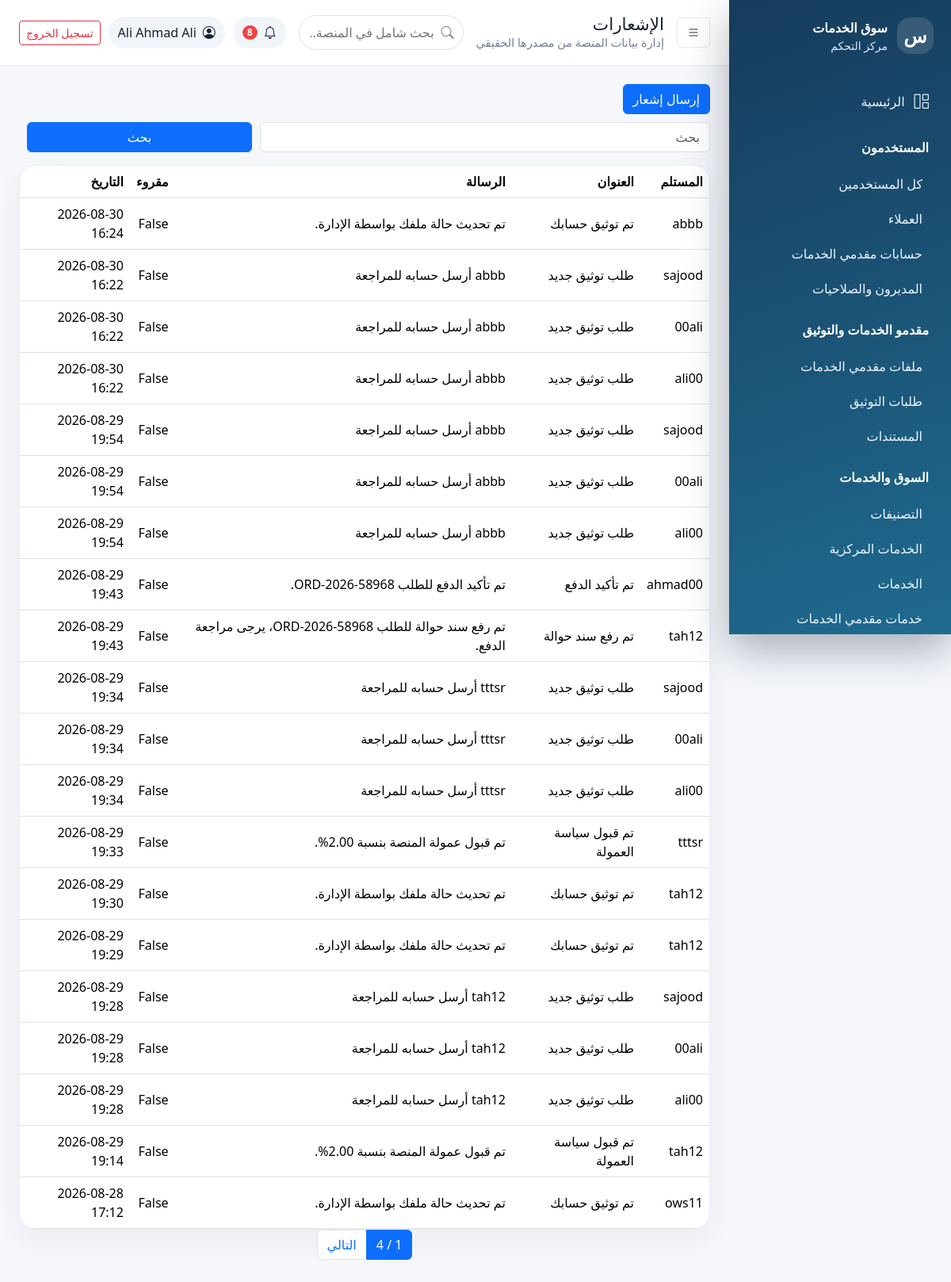
Page /dashboard/notifications/ (signed in) on the committed database.
### apps/accounts/models.py (models this page shows, shortened)
class User(AbstractUser):
    ROLE_CHOICES = (
        ('customer', 'عميل'),
        ('provider', 'مقدم خدمة'),
        ('admin', 'مدير'),
        ('super_admin', 'مدير عام'),
    )
    email = models.EmailField('البريد الإلكتروني', unique=True)
    role = models.CharField('الدور', max_length=20, choices=ROLE_CHOICES, default='customer')
    phone = models.CharField('رقم الجوال', max_length=20, blank=True)
    city = models.CharField('المدينة', max_length=100, blank=True)
    location_city = models.ForeignKey('core.City', on_delete=models.SET_NULL, null=True, blank=True, related_name='users', verbose_name='المدينة المختارة')
    location_district = models.ForeignKey('core.District', on_delete=models.SET_NULL, null=True, blank=True, related_name='users', verbose_name='المديرية المختارة')
    is_verified = models.BooleanField('حساب موثق', default=False)
    is_active = models.BooleanField('حساب نشط', default=True)
    created_at = models.DateTimeField('تاريخ الإنشاء', auto_now_add=True)
    updated_at = models.DateTimeField('تاريخ التحديث', auto_now=True)
    USERNAME_FIELD = 'username'
    REQUIRED_FIELDS = ['email']
    class Meta:
        verbose_name = 'مستخدم'
        verbose_name_plural = 'المستخدمون'
        ordering = ['-created_at']

### apps/core/models.py (models this page shows)
class Notification(models.Model):
    EVENT_CHOICES=[('provider_submitted','Provider submitted'),('provider_verified','Provider verified'),('provider_rejected','Provider rejected'),('documents_requested','Documents requested'),('new_order','New order'),('order_accepted','Order accepted'),('order_rejected','Order rejected'),('payment_successful','Payment successful'),('payment_failed','Payment failed'),('order_started','Order started'),('order_delivered','Order delivered'),('order_completed','Order completed'),('new_review','New review'),('commission_accepted','Commission accepted'),('payment_proof_uploaded','Payment proof uploaded'),('account_status_changed','Account status changed'),('admin_message','Admin message')]
    recipient=models.ForeignKey(settings.AUTH_USER_MODEL,on_delete=models.CASCADE,related_name='notifications')
    event_type=models.CharField(max_length=40, choices=EVENT_CHOICES, db_index=True)
    title=models.CharField(max_length=200)
    message=models.TextField()
    is_read=models.BooleanField(default=False, db_index=True)
    created_at=models.DateTimeField(auto_now_add=True, db_index=True)
    class Meta: ordering=['-created_at']

### apps/dashboard/views.py (the view)
# urls.py: path('notifications/', views.notifications_list, name='notifications'), path('notifications/create/', views.notification_create, name='notification_create'),
@dashboard_required
def notifications_list(request):
    qs=Notification.objects.select_related('recipient')
    qs=_search(qs,request.GET.get('q'),['title','message','recipient__username'])
    return render(request,'dashboard/notifications/list.html',{**_common(request,'الإشعارات'),'page_obj':_paginate(request,qs.order_by('-created_at'))})

### apps/core/context_processors.py (called while the page is built)
def maps_settings(request):
    return {'MAPS_API_KEY': settings.MAPS_API_KEY}

### apps/dashboard/permissions.py (called while the page is built)
def can_access_dashboard(user):
    return bool(user.is_authenticated and user.is_active and (user.is_staff or user.is_superuser or getattr(user, 'role', '') in {'admin', 'super_admin'}))

def dashboard_required(view_func):
    @wraps(view_func)
    def _wrapped(request, *args, **kwargs):
        if not request.user.is_authenticated:
            return redirect('dashboard:login')
        if not can_access_dashboard(request.user):
            raise PermissionDenied('ليست لديك صلاحية الدخول إلى لوحة التحكم.')
        return view_func(request, *args, **kwargs)
    return _wrapped

### apps/dashboard/views.py (called while the page is built)
def _paginate(request, qs, per_page=PER_PAGE): return Paginator(qs, per_page).get_page(request.GET.get('page'))

def _common(request, title):
    unread = request.user.notifications.filter(is_read=False).count() if hasattr(request.user, 'notifications') else 0
    return {'page_title': title, 'unread_notifications': unread}

def _search(qs, q, fields):
    if not q: return qs
    query=Q()
    for field in fields: query |= Q(**{f'{field}__icontains': q})
    return qs.filter(query)

### apps/dashboard/templates/dashboard/notifications/list.html
{% extends 'dashboard/base.html' %}{% block content %}<div class="bulk-bar"><a class="btn btn-primary" href="{% url 'dashboard:notification_create' %}">إرسال إشعار</a></div><form class="filters"><input name="q" class="form-control" value="{{ request.GET.q }}" placeholder="بحث"><button class="btn btn-primary">بحث</button></form><div class="table-card"><table class="table"><thead><tr><th>المستلم</th><th>العنوان</th><th>الرسالة</th><th>مقروء</th><th>التاريخ</th></tr></thead><tbody>{% for n in page_obj %}<tr><td>{{ n.recipient.username }}</td><td>{{ n.title }}</td><td>{{ n.message|truncatechars:80 }}</td><td>{{ n.is_read }}</td><td>{{ n.created_at|date:'Y-m-d H:i' }}</td></tr>{% empty %}<tr><td colspan="5">{% include 'dashboard/partials/empty.html' %}</td></tr>{% endfor %}</tbody></table></div>{% include 'dashboard/partials/pagination.html' %}{% endblock %}

### apps/dashboard/templates/dashboard/partials/header.html
<header class="dash-header"><button class="btn icon-btn" data-sidebar-toggle><i class="bi bi-list"></i></button><div><h1>{{ page_title }}</h1><p>إدارة بيانات المنصة من مصدرها الحقيقي</p></div><form class="global-search" action="{% url 'dashboard:global_search' %}" method="get"><label class="visually-hidden" for="dashboard-search">بحث شامل في المنصة</label><i class="bi bi-search"></i><input id="dashboard-search" name="q" value="{{ request.GET.q }}" minlength="2" placeholder="بحث شامل في المنصة..." autocomplete="off"></form><div class="header-actions"><span class="notif"><i class="bi bi-bell"></i>{% if unread_notifications %}<b>{{ unread_notifications }}</b>{% endif %}</span><div class="user-pill"><i class="bi bi-person-circle"></i><span>{{ request.user.get_full_name|default:request.user.username }}</span></div><a class="btn btn-outline-danger btn-sm" href="{% url 'accounts:logout' %}">تسجيل الخروج</a></div></header>

### apps/dashboard/static/dashboard/css/dashboard.css (style rules this page uses)
:root { --side:#163b5c;--side2:#1f6b8f;--bg:#f5f7fb;--card:#fff;--text:#172033;--muted:#718096;--primary:#2563eb }
body { font-family:Tajawal,system-ui,-apple-system,"Segoe UI",sans-serif;background:var(--bg);color:var(--text) }
.dash-header { height:82px;background:#fff;display:flex;align-items:center;gap:16px;padding:0 24px;box-shadow:0 1px 0 #e5e7eb;position:sticky;top:0;z-index:1000 }
.dash-header h1 { font-size:1.35rem;margin:0 }
.dash-header p { margin:0;color:var(--muted);font-size:.9rem }
.header-actions { margin-inline-start:auto;display:flex;align-items:center;gap:10px }
.icon-btn { border:1px solid #e5e7eb;background:#fff }
.user-pill,.notif { display:flex;align-items:center;gap:8px;background:#f1f5f9;border-radius:999px;padding:8px 12px }
.notif { position:relative }
.notif b { background:#ef4444;color:#fff;border-radius:99px;padding:0 6px;font-size:.75rem }
.stat-card,.panel,.table-card { background:var(--card);border:1px solid #e8eef6;border-radius:22px;box-shadow:0 14px 35px #1e293b0d }
.table-card { overflow:auto }
.table { margin:0;vertical-align:middle }
.filters { display:grid;grid-template-columns:2fr 1fr auto;gap:10px;margin-bottom:16px }
.bulk-bar { display:flex;gap:8px;align-items:center;margin-bottom:10px }
.global-search { position:relative;flex:1;max-width:420px;margin-inline-start:auto }
.global-search i { position:absolute;inset-inline-start:12px;top:50%;transform:translateY(-50%);color:var(--muted) }
.global-search input { width:100%;border:1px solid #dbe3ef;border-radius:999px;padding:9px 36px 9px 14px;outline:none }

### rows in the picture
User: user.get_full_name "Ali Ahmad Ali"
Notification: recipient.username "abbb", title "تم توثيق حسابك", message "تم تحديث حالة ملفك بواسطة الإدارة.", is_read "False", created_at "2026-08-30 16:24"
Notification: recipient.username "sajood", title "طلب توثيق جديد", message "abbb أرسل حسابه للمراجعة", is_read "False", created_at "2026-08-30 16:22"
Notification: recipient.username "00ali", title "طلب توثيق جديد", message "abbb أرسل حسابه للمراجعة", is_read "False", created_at "2026-08-30 16:22"
Notification: recipient.username "ali00", title "طلب توثيق جديد", message "abbb أرسل حسابه للمراجعة", is_read "False", created_at "2026-08-30 16:22"
Notification: recipient.username "sajood", title "طلب توثيق جديد", message "abbb أرسل حسابه للمراجعة", is_read "False", created_at "2026-08-29 19:54"
Notification: recipient.username "00ali", title "طلب توثيق جديد", message "abbb أرسل حسابه للمراجعة", is_read "False", created_at "2026-08-29 19:54"
Notification: recipient.username "ali00", title "طلب توثيق جديد", message "abbb أرسل حسابه للمراجعة", is_read "False", created_at "2026-08-29 19:54"
Notification: recipient.username "ahmad00", title "تم تأكيد الدفع", message "تم تأكيد الدفع للطلب ORD-2026-58968.", is_read "False", created_at "2026-08-29 19:43"
Notification: recipient.username "tah12", title "تم رفع سند حوالة", message "تم رفع سند حوالة للطلب ORD-2026-58968، يرجى مراجعة الدفع.", is_read "False", created_at "2026-08-29 19:43"
Notification: recipient.username "sajood", title "طلب توثيق جديد", message "tttsr أرسل حسابه للمراجعة", is_read "False", created_at "2026-08-29 19:34"
Notification: recipient.username "00ali", title "طلب توثيق جديد", message "tttsr أرسل حسابه للمراجعة", is_read "False", created_at "2026-08-29 19:34"
Notification: recipient.username "ali00", title "طلب توثيق جديد", message "tttsr أرسل حسابه للمراجعة", is_read "False", created_at "2026-08-29 19:34"
Notification: recipient.username "tttsr", title "تم قبول سياسة العمولة", message "تم قبول عمولة المنصة بنسبة 2.00%.", is_read "False", created_at "2026-08-29 19:33"
Notification: recipient.username "tah12", title "تم توثيق حسابك", message "تم تحديث حالة ملفك بواسطة الإدارة.", is_read "False", created_at "2026-08-29 19:30"
Notification: recipient.username "tah12", title "تم توثيق حسابك", message "تم تحديث حالة ملفك بواسطة الإدارة.", is_read "False", created_at "2026-08-29 19:29"
Notification: recipient.username "sajood", title "طلب توثيق جديد", message "tah12 أرسل حسابه للمراجعة", is_read "False", created_at "2026-08-29 19:28"
Notification: recipient.username "00ali", title "طلب توثيق جديد", message "tah12 أرسل حسابه للمراجعة", is_read "False", created_at "2026-08-29 19:28"
Notification: recipient.username "ali00", title "طلب توثيق جديد", message "tah12 أرسل حسابه للمراجعة", is_read "False", created_at "2026-08-29 19:28"
Notification: recipient.username "tah12", title "تم قبول سياسة العمولة", message "تم قبول عمولة المنصة بنسبة 2.00%.", is_read "False", created_at "2026-08-29 19:14"
Notification: recipient.username "ows11", title "تم توثيق حسابك", message "تم تحديث حالة ملفك بواسطة الإدارة.", is_read "False", created_at "2026-08-28 17:12"

### other values in the picture
{{ page_title }} "الإشعارات"
{{ unread_notifications }} "8"
{{ page_obj.paginator.num_pages }} "4"
